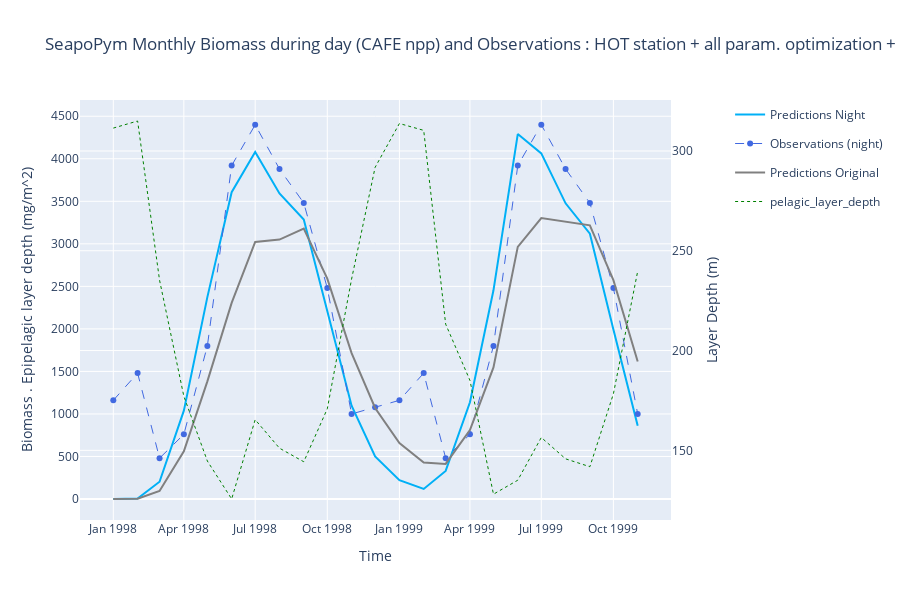

This figure's notebook cell:
### Markdown cell above
### Monthly with original parameters

### Code cell
fig = go.Figure(
    layout={
        "title": "SeapoPym Monthly Biomass during day (CAFE npp) and Observations : HOT station + all param. optimization + 2 groups",
        "xaxis": {"title": "Time"},
        "yaxis": {"title": "Biomass . Epipelagic layer depth (mg/m^2)"},
    }
)

# Night ------------------------------------------------ #
fig.add_trace(
    go.Scatter(
        x=monthly_pred_d1n1.index,
        y=monthly_pred_d1n1,
        mode="lines",
        line={"color": "rgb(0,176,246)"},
        name="Predictions Night",
    )
)
fig.add_trace(
    go.Scatter(
        x=monthly_obs_night.index,
        y=monthly_obs_night,
        # fill="tonextx",
        # fillcolor="rgba(0,176,246,0.15)",
        mode="lines+markers",
        line={"color": "royalblue", "dash": "dash", "width": 1},
        name="Observations (night)",
    )
)

# LMTL ------------------------------------------------ #
fig.add_trace(
    go.Scatter(
        x=monthly_pred_orignal.index,
        y=monthly_pred_orignal,
        mode="lines",
        line={"color": "grey"},
        name="Predictions Original",
    )
)


# LAYER ------------------------------------------------ #

fig.add_trace(px.line(monthly_layer).data[0])

fig.update_traces(
    yaxis="y2",
    selector={"name": "pelagic_layer_depth"},
    line={"color": "green", "width": 1, "dash": "dot"},
)
fig.update_layout(
    yaxis2={"title": "Layer Depth (m)", "overlaying": "y", "side": "right"},
    height=600,
)
fig.update_layout(legend={"y": 1.0, "x": 1.1})
fig.show()

### Figure 1 — Plotly figure (JSON) as saved in the notebook; plotly's stock layout.template omitted (floating-point values rounded to 4 significant figures)
{"data": [{"line": {"color": "rgb(0,176,246)"}, "mode": "lines", "name": "Predictions Night", "type": "scatter", "x": ["1998-01-01T00:00:00", "1998-02-01T00:00:00", "1998-03-01T00:00:00", "1998-04-01T00:00:00", "1998-05-01T00:00:00", "1998-06-01T00:00:00", "1998-07-01T00:00:00", "1998-08-01T00:00:00", "1998-09-01T00:00:00", "1998-10-01T00:00:00", "1998-11-01T00:00:00", "1998-12-01T00:00:00", "1999-01-01T00:00:00", "1999-02-01T00:00:00", "1999-03-01T00:00:00", "1999-04-01T00:00:00", "1999-05-01T00:00:00", "1999-06-01T00:00:00", "1999-07-01T00:00:00", "1999-08-01T00:00:00", "1999-09-01T00:00:00", "1999-10-01T00:00:00", "1999-11-01T00:00:00"], "y": [0.01513, 5.969, 203.2, 1038.0, 2373.0, 3607.0, 4080.0, 3592.0, 3285.0, 2208.0, 1097.0, 501.4, 221.1, 117.7, 330.2, 1138.0, 2454.0, 4291.0, 4064.0, 3476.0, 3120.0, 1994.0, 862.4]}, {"line": {"color": "royalblue", "dash": "dash", "width": 1}, "mode": "lines+markers", "name": "Observations (night)", "type": "scatter", "x": ["1998-01-01T00:00:00", "1998-02-01T00:00:00", "1998-03-01T00:00:00", "1998-04-01T00:00:00", "1998-05-01T00:00:00", "1998-06-01T00:00:00", "1998-07-01T00:00:00", "1998-08-01T00:00:00", "1998-09-01T00:00:00", "1998-10-01T00:00:00", "1998-11-01T00:00:00", "1998-12-01T00:00:00", "1999-01-01T00:00:00", "1999-02-01T00:00:00", "1999-03-01T00:00:00", "1999-04-01T00:00:00", "1999-05-01T00:00:00", "1999-06-01T00:00:00", "1999-07-01T00:00:00", "1999-08-01T00:00:00", "1999-09-01T00:00:00", "1999-10-01T00:00:00", "1999-11-01T00:00:00"], "y": [1160, 1480.0, 480, 760, 1800, 3920.0, 4400, 3880, 3480, 2480.0, 1000, 1080, 1160, 1480.0, 480, 760, 1800, 3920.0, 4400, 3880, 3480, 2480.0, 1000]}, {"line": {"color": "grey"}, "mode": "lines", "name": "Predictions Original", "type": "scatter", "x": ["1998-01-01T00:00:00", "1998-02-01T00:00:00", "1998-03-01T00:00:00", "1998-04-01T00:00:00", "1998-05-01T00:00:00", "1998-06-01T00:00:00", "1998-07-01T00:00:00", "1998-08-01T00:00:00", "1998-09-01T00:00:00", "1998-10-01T00:00:00", "1998-11-01T00:00:00", "1998-12-01T00:00:00", "1999-01-01T00:00:00", "1999-02-01T00:00:00", "1999-03-01T00:00:00", "1999-04-01T00:00:00", "1999-05-01T00:00:00", "1999-06-01T00:00:00", "1999-07-01T00:00:00", "1999-08-01T00:00:00", "1999-09-01T00:00:00", "1999-10-01T00:00:00", "1999-11-01T00:00:00"], "y": [0.002144, 2.557, 94.2, 561.9, 1383.0, 2305.0, 3023.0, 3050.0, 3180.0, 2592.0, 1714.0, 1070.0, 658.3, 427.7, 412.5, 811.3, 1547.0, 2964.0, 3303.0, 3264.0, 3218.0, 2573.0, 1616.0]}, {"hovertemplate": "variable=pelagic_layer_depth<br>time=%{x}<br>value=%{y}<extra></extra>", "legendgroup": "pelagic_layer_depth", "line": {"color": "green", "dash": "dot", "width": 1}, "marker": {"symbol": "circle"}, "mode": "lines", "name": "pelagic_layer_depth", "orientation": "v", "showlegend": true, "type": "scatter", "x": ["1998-01-01T00:00:00", "1998-02-01T00:00:00", "1998-03-01T00:00:00", "1998-04-01T00:00:00", "1998-05-01T00:00:00", "1998-06-01T00:00:00", "1998-07-01T00:00:00", "1998-08-01T00:00:00", "1998-09-01T00:00:00", "1998-10-01T00:00:00", "1998-11-01T00:00:00", "1998-12-01T00:00:00", "1999-01-01T00:00:00", "1999-02-01T00:00:00", "1999-03-01T00:00:00", "1999-04-01T00:00:00", "1999-05-01T00:00:00", "1999-06-01T00:00:00", "1999-07-01T00:00:00", "1999-08-01T00:00:00", "1999-09-01T00:00:00", "1999-10-01T00:00:00", "1999-11-01T00:00:00"], "xaxis": "x", "y": [311.5, 315.0, 235.3, 177.1, 144.6, 125.6, 165.4, 151.1, 144.3, 170.8, 235.8, 291.8, 313.8, 310.3, 213.2, 185.0, 128.0, 135.0, 156.4, 145.7, 141.8, 178.3, 239.8], "yaxis": "y2"}], "layout": {"height": 600, "legend": {"x": 1.1, "y": 1}, "title": {"text": "SeapoPym Monthly Biomass during day (CAFE npp) and Observations : HOT station + all param. optimization + 2 groups"}, "xaxis": {"title": {"text": "Time"}}, "yaxis": {"title": {"text": "Biomass . Epipelagic layer depth (mg/m^2)"}}, "yaxis2": {"overlaying": "y", "side": "right", "title": {"text": "Layer Depth (m)"}}}}
